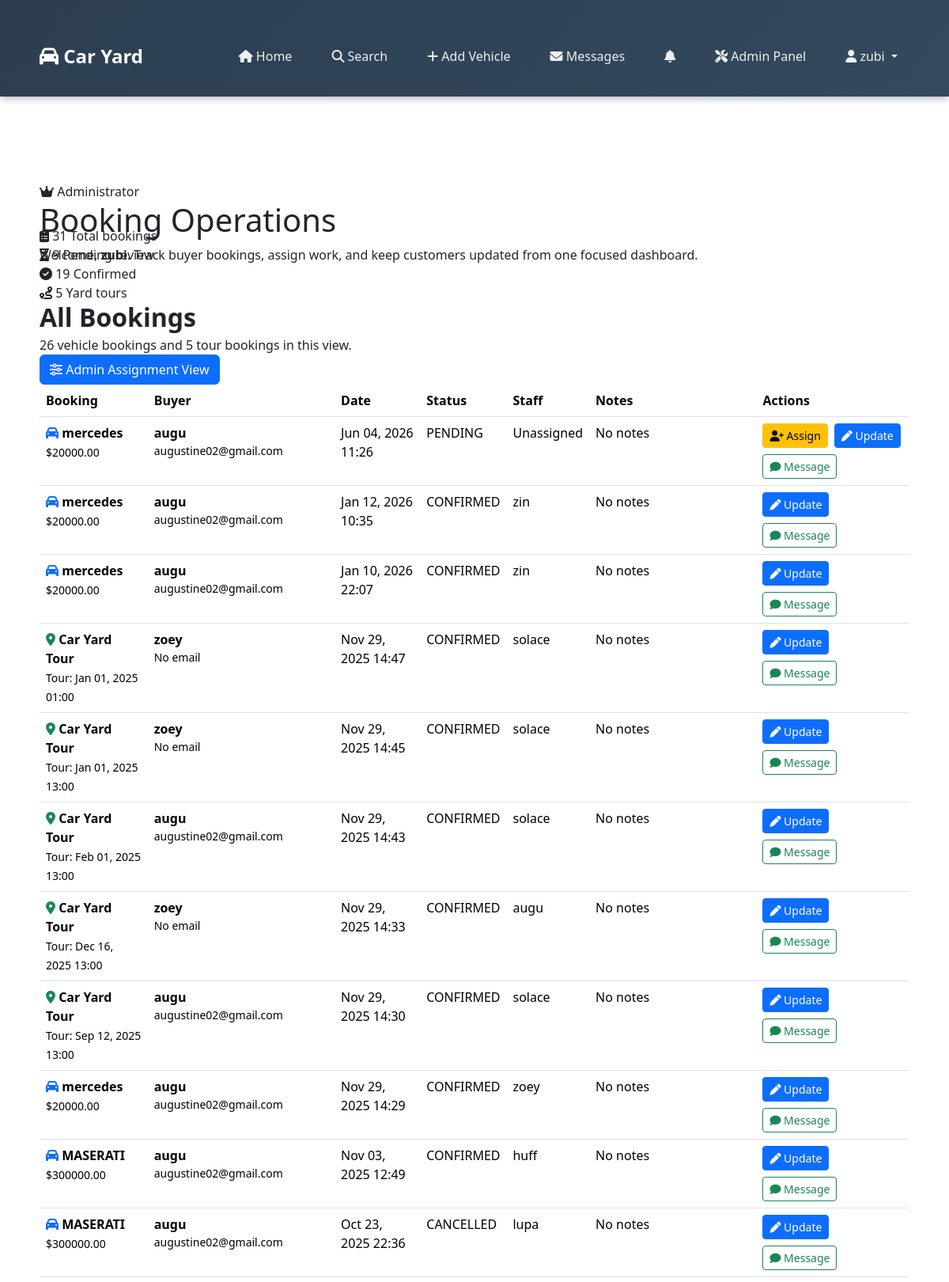
The app's page /staff/dashboard/ (signed in, upper part) with its own data.
### caryard/models.py (models this page shows, shortened)
class Booking(models.Model):
    STATUS_CHOICES = (
        ('PENDING', 'Pending'),
        ('CONFIRMED', 'Confirmed'),
        ('CANCELLED', 'Cancelled'),
    )
    BOOKING_TYPE_CHOICES = (
        ('VEHICLE', 'Vehicle Purchase'),
        ('TOUR', 'Car Yard Tour'),
    )
    booking_type = models.CharField(max_length=10, choices=BOOKING_TYPE_CHOICES, default='VEHICLE')
    vehicle = models.ForeignKey(Vehicle, on_delete=models.CASCADE, null=True, blank=True)
    buyer = models.ForeignKey(Buyer, on_delete=models.CASCADE)
    date = models.DateTimeField(default=timezone.now)
    staff = models.ForeignKey(Staff, on_delete=models.SET_NULL, null=True, blank=True)
    status = models.CharField(max_length=10, choices=STATUS_CHOICES, default='PENDING')
    tour_date = models.DateTimeField(null=True, blank=True, help_text="Preferred date for car yard tour")
    notes = models.TextField(blank=True, help_text="Additional notes for the booking")

class Vehicle(models.Model):
    seller = models.ForeignKey(Seller, on_delete=models.CASCADE, related_name="vehicles")
    title = models.CharField(max_length=200, null =True)
    description = models.TextField()
    price = models.DecimalField(max_digits=10, decimal_places=2, null = True)
    image = models.ImageField(upload_to="vehicles/")
    created = models.DateTimeField(default=timezone.now)

class Buyer(models.Model):
    user = models.OneToOneField(User, on_delete=models.CASCADE)
    phone = models.CharField(max_length=20, blank=True, null=True)
    address = models.CharField(max_length=255, blank=True, null=True)

class Staff(models.Model):
    user = models.OneToOneField(User, on_delete=models.CASCADE)
    position = models.CharField(max_length=100, blank=True, null=True, default='staff')
    phone = models.CharField(max_length=20, blank=True, null=True)
    assigned_since = models.DateTimeField(default=timezone.now)

### caryard/views.py (the view)
# urls.py: path('staff/dashboard/', views.staff_dashboard, name='staff_dashboard'),
@login_required
def staff_dashboard(request):
    try:
        staff = Staff.objects.get(user=request.user)
    except Staff.DoesNotExist:
        if not request.user.is_superuser:
            messages.error(request, "You must be a staff member to access this page.")
            return redirect("home")
        staff = None
    if request.user.is_superuser:
        bookings = Booking.objects.select_related('vehicle', 'buyer', 'staff').all().order_by('-date')
    elif staff:
        bookings = Booking.objects.filter(staff=staff).select_related('vehicle', 'buyer').order_by('-date')
    else:
        bookings = []
    total_bookings = bookings.count()
    pending_count = bookings.filter(status='PENDING').count()
    confirmed_count = bookings.filter(status='CONFIRMED').count()
    cancelled_count = bookings.filter(status='CANCELLED').count()
    tour_count = bookings.filter(booking_type='TOUR').count()
    vehicle_booking_count = bookings.filter(booking_type='VEHICLE').count()
    return render(request, "staff_dashboard.html", {
        "staff": staff,
        "bookings": bookings,
        "total_bookings": total_bookings,
        "pending_count": pending_count,
        "confirmed_count": confirmed_count,
        "cancelled_count": cancelled_count,
        "tour_count": tour_count,
        "vehicle_booking_count": vehicle_booking_count,
    })

### caryard/templates/staff_dashboard.html
{% extends "base.html" %}
{% load static %}
{% block content %}
<section class="cy-dashboard-hero" style="--hero-image: url('{% static 'img/car/car-14.jpg' %}');">
    <span class="cy-eyebrow">
        {% if user.is_superuser %}<i class="fa fa-crown"></i> Administrator{% else %}<i class="fa fa-user-tie"></i> Staff workspace{% endif %}
    </span>
    <h1>Booking Operations</h1>
    <p class="mb-0">
        Welcome, <strong>{% if staff %}{{ staff.user.username }}{% else %}{{ user.username }}{% endif %}</strong>.
        Track buyer bookings, assign work, and keep customers updated from one focused dashboard.
    </p>
</section>
<section class="cy-stats-grid" style="margin-top: -48px;">
    <div class="cy-stat-card">
        <span class="cy-stat-icon"><i class="fa fa-clipboard-list"></i></span>
        <span class="cy-stat-value">{{ total_bookings }}</span>
        <span class="cy-stat-label">Total bookings</span>
    </div>
    <div class="cy-stat-card">
        <span class="cy-stat-icon"><i class="fa fa-hourglass-half"></i></span>
        <span class="cy-stat-value">{{ pending_count }}</span>
        <span class="cy-stat-label">Pending review</span>
    </div>
    <div class="cy-stat-card">
        <span class="cy-stat-icon"><i class="fa fa-circle-check"></i></span>
        <span class="cy-stat-value">{{ confirmed_count }}</span>
        <span class="cy-stat-label">Confirmed</span>
    </div>
    <div class="cy-stat-card">
        <span class="cy-stat-icon"><i class="fa fa-route"></i></span>
        <span class="cy-stat-value">{{ tour_count }}</span>
        <span class="cy-stat-label">Yard tours</span>
    </div>
</section>
<section class="cy-panel">
    <div class="cy-toolbar">
        <div>
            <h2 class="fw-bold mb-1">{% if user.is_superuser %}All Bookings{% else %}My Assigned Bookings{% endif %}</h2>
            <p class="cy-muted mb-0">{{ vehicle_booking_count }} vehicle booking{{ vehicle_booking_count|pluralize }} and {{ tour_count }} tour booking{{ tour_count|pluralize }} in this view.</p>
        </div>
        {% if user.is_superuser %}
        <a href="{% url 'manage_bookings' %}" class="btn btn-primary"><i class="fa fa-sliders"></i> Admin Assignment View</a>
        {% endif %}
    </div>
    {% if bookings %}
    <div class="cy-table-wrap">
        <table class="table cy-table">
            <thead>
                <tr>
                    <th>Booking</th>
                    <th>Buyer</th>
                    <th>Date</th>
                    <th>Status</th>
                    <th>Staff</th>
                    <th>Notes</th>
                    <th>Actions</th>
                </tr>
            </thead>
            <tbody>
                {% for booking in bookings %}
                <tr>
                    <td>
                        <div class="fw-bold">
                            {% if booking.booking_type == 'TOUR' %}
                            <i class="fa fa-map-marker-alt text-success"></i> Car Yard Tour
                            {% else %}
                            <i class="fa fa-car text-primary"></i> {{ booking.vehicle.title|default:"Vehicle booking" }}
                            {% endif %}
                        </div>
                        {% if booking.vehicle %}
                        <small class="cy-muted">${{ booking.vehicle.price|floatformat:2 }}</small>
                        {% elif booking.tour_date %}
                        <small class="cy-muted">Tour: {{ booking.tour_date|date:"M d, Y H:i" }}</small>
                        {% endif %}
                    </td>
                    <td>
                        <strong>{{ booking.buyer.user.username }}</strong>
                        <small class="d-block cy-muted">{{ booking.buyer.user.email|default:"No email" }}</small>
                    </td>
                    <td>{{ booking.date|date:"M d, Y H:i" }}</td>
                    <td>
                        <span class="cy-status {% if booking.status == 'CONFIRMED' %}cy-status-confirmed{% elif booking.status == 'PENDING' %}cy-status-pending{% else %}cy-status-cancelled{% endif %}">
                            {{ booking.status }}
                        </span>
                    </td>
                    <td>
                        {% if booking.staff %}
                        {{ booking.staff.user.username }}
                        {% else %}
                        <span class="cy-muted">Unassigned</span>
                        {% endif %}
                    </td>
                    <td class="cy-muted">{{ booking.notes|default:"No notes"|truncatewords:10 }}</td>
                    <td>
                        <div class="d-flex flex-wrap gap-2">
                            {% if user.is_superuser and not booking.staff %}
                            <a href="{% url 'assign_staff' booking.id %}" class="btn btn-sm btn-warning"><i class="fa fa-user-plus"></i> Assign</a>
                            {% endif %}
                            {% if booking.staff == staff or user.is_superuser %}
                            <a href="{% url 'update_booking_status' booking.id %}" class="btn btn-sm btn-primary"><i class="fa fa-pen"></i> Update</a>
                            {% endif %}
                            <a href="{% url 'chat_with_user' booking.buyer.user.id %}" class="btn btn-sm btn-outline-success"><i class="fa fa-comment"></i> Message</a>
                        </div>
                    </td>
                </tr>
                {% endfor %}
            </tbody>
        </table>
    </div>
    {% else %}
    <div class="text-center py-5">
        <i class="fa fa-clipboard-list" style="font-size: 4rem; color: #b8c2cc; margin-bottom: 20px;"></i>
        <h3 class="fw-bold">No bookings assigned</h3>
        <p class="cy-muted">New bookings will appear here when they are assigned to this workspace.</p>
    </div>
    {% endif %}
</section>
{% endblock %}

### caryard/templates/base.html (shortened to what this page needs)
{% load static %}
<!DOCTYPE html>
<html lang="en">
<head>
    <link href="https://cdn.jsdelivr.net/npm/bootstrap@5.3.2/dist/css/bootstrap.min.css" rel="stylesheet">
    <link href="https://cdnjs.cloudflare.com/ajax/libs/font-awesome/6.5.0/css/all.min.css" rel="stylesheet">
    <link href="{% static 'carousel.css' %}" rel="stylesheet">
</head>
<body class="car-yard-app">
    <nav class="navbar navbar-expand-lg navbar-dark bg-dark">
        <div class="container">
            <a class="navbar-brand" href="{% url 'home' %}">
                <i class="fa fa-car"></i> Car Yard
            </a>
            <div class="collapse navbar-collapse" id="navbarNav">
                <ul class="navbar-nav ms-auto">
                    <li class="nav-item"><a class="nav-link" href="{% url 'home' %}"><i class="fa fa-home"></i> Home</a></li>
                    <li class="nav-item"><a class="nav-link" href="{% url 'search' %}"><i class="fa fa-search"></i> Search</a></li>
                    <li class="nav-item"><a class="nav-link" href="{% url 'add_vehicle' %}"><i class="fa fa-plus"></i> Add Vehicle</a></li>
                    {% if user.is_authenticated %}
                    <li class="nav-item"><a class="nav-link" href="{% url 'inbox' %}"><i class="fa fa-envelope"></i> Messages</a></li>
                    <li class="nav-item">
                        <a class="nav-link position-relative" href="{% url 'notifications' %}">
                            <i class="fa fa-bell"></i>
                        </a>
                    </li>
                     {% if user.is_superuser %}
                    <li class="nav-item">
                        <a class="nav-link" href="/admin/">
                            <i class="fa fa-tools"></i> Admin Panel
                        </a>
                    </li>
                    {% endif %}
                    <li class="nav-item dropdown">
                        <a class="nav-link dropdown-toggle" href="#" id="navbarDropdown" role="button" data-bs-toggle="dropdown" aria-expanded="false">
                            <i class="fa fa-user"></i> {{ user.username }}
                        </a>
                    </li>
                    {% endif %}
                </ul>
            </div>
        </div>
    </nav>
    <div class="container mt-4 app-alerts">
    </div>
    <div class="container mt-4 app-content">
        {% block content %}{% endblock %}
    </div>
</body>
</html>

### static/carousel.css (style rules this page uses)
.container { position: relative; z-index: 10; background: transparent; border-radius: 10px; margin-top: 20px; padding: 20px; }

### records on screen
Booking: vehicle "mercedes", vehicle.price "20000.00", buyer.user.username "augu", buyer.user.email "augustine02@gmail.com", date "Jun 04, 2026 11:26", status "PENDING", shows "Unassigned", notes "No notes", shows "Assign", shows "Update"
Booking: vehicle "mercedes", vehicle.price "20000.00", buyer.user.username "augu", buyer.user.email "augustine02@gmail.com", date "Jan 12, 2026 10:35", status "CONFIRMED", staff.user.username "zin", notes "No notes", shows "Update"
Booking: vehicle "mercedes", vehicle.price "20000.00", buyer.user.username "augu", buyer.user.email "augustine02@gmail.com", date "Jan 10, 2026 22:07", status "CONFIRMED", staff.user.username "zin", notes "No notes", shows "Update"
Booking: booking_type "TOUR" (drawn), tour_date "Jan 01, 2025 01:00", buyer.user.username "zoey", buyer.user.email "No email", date "Nov 29, 2025 14:47", status "CONFIRMED", staff.user.username "solace", notes "No notes", shows "Update"
Booking: booking_type "TOUR" (drawn), tour_date "Jan 01, 2025 13:00", buyer.user.username "zoey", buyer.user.email "No email", date "Nov 29, 2025 14:45", status "CONFIRMED", staff.user.username "solace", notes "No notes", shows "Update"
Booking: booking_type "TOUR" (drawn), tour_date "Feb 01, 2025 13:00", buyer.user.username "augu", buyer.user.email "augustine02@gmail.com", date "Nov 29, 2025 14:43", status "CONFIRMED", staff.user.username "solace", notes "No notes", shows "Update"
Booking: booking_type "TOUR" (drawn), tour_date "Dec 16, 2025 13:00", buyer.user.username "zoey", buyer.user.email "No email", date "Nov 29, 2025 14:33", status "CONFIRMED", staff.user.username "augu", notes "No notes", shows "Update"
Booking: booking_type "TOUR" (drawn), tour_date "Sep 12, 2025 13:00", buyer.user.username "augu", buyer.user.email "augustine02@gmail.com", date "Nov 29, 2025 14:30", status "CONFIRMED", staff.user.username "solace", notes "No notes", shows "Update"
Booking: vehicle "mercedes", vehicle.price "20000.00", buyer.user.username "augu", buyer.user.email "augustine02@gmail.com", date "Nov 29, 2025 14:29", status "CONFIRMED", staff.user.username "zoey", notes "No notes", shows "Update"
Booking: vehicle "MASERATI", vehicle.price "300000.00", buyer.user.username "augu", buyer.user.email "augustine02@gmail.com", date "Nov 03, 2025 12:49", status "CONFIRMED", staff.user.username "huff", notes "No notes", shows "Update"
Booking: vehicle "MASERATI", vehicle.price "300000.00", buyer.user.username "augu", buyer.user.email "augustine02@gmail.com", date "Oct 23, 2025 22:36", status "CANCELLED", staff.user.username "lupa", notes "No notes", shows "Update"

### other values on screen
{{ user.username }} "zubi"
{{ total_bookings }} "31"
{{ pending_count }} "9"
{{ confirmed_count }} "19"
{{ tour_count }} "5"
{{ vehicle_booking_count }} "26"
